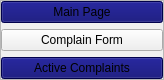
               <widget class="QWidget" name="page">
                <property name="geometry">
                 <rect>
                  <x>0</x>
                  <y>0</y>
                  <width>164</width>
                  <height>69</height>
                 </rect>
                </property>
                <attribute name="icon">
                 <iconset resource="icons.qrc">
                  <normaloff>:/icons/icons/chevron-down.svg</normaloff>:/icons/icons/chevron-down.svg</iconset>
                </attribute>
                <attribute name="label">
                 <string>Menu</string>
                </attribute>
                <layout class="QHBoxLayout" name="horizontalLayout_11">
                 <property name="spacing">
                  <number>0</number>
                 </property>
                 <property name="leftMargin">
                  <number>0</number>
                 </property>
                 <property name="topMargin">
                  <number>0</number>
                 </property>
                 <property name="rightMargin">
                  <number>0</number>
                 </property>
                 <property name="bottomMargin">
                  <number>0</number>
                 </property>
                 <item alignment="Qt::AlignTop">
                  <widget class="QFrame" name="frame_11">
                   <property name="frameShape">
                    <enum>QFrame::StyledPanel</enum>
                   </property>
                   <property name="frameShadow">
                    <enum>QFrame::Raised</enum>
                   </property>
                   <layout class="QVBoxLayout" name="verticalLayout_6">
                    <property name="leftMargin">
                     <number>0</number>
                    </property>
                    <property name="topMargin">
                     <number>0</number>
                    </property>
                    <property name="rightMargin">
                     <number>0</number>
                    </property>
                    <property name="bottomMargin">
                     <number>0</number>
                    </property>
                    <item>
                     <widget class="QPushButton" name="pushButton_10">
                      <property name="styleSheet">
                       <string notr="true">background-color: rgb(0, 0, 106);</string>
                      </property>
                      <property name="text">
                       <string>Main Page</string>
                      </property>
                      <property name="icon">
                       <iconset resource="icons.qrc">
                        <normaloff>:/icons/icons/home.svg</normaloff>:/icons/icons/home.svg</iconset>
                      </property>
                     </widget>
                    </item>
                    <item>
                     <widget class="QPushButton" name="pushButton_11">
                      <property name="text">
                       <string>Complain Form</string>
                      </property>
                      <property name="icon">
                       <iconset resource="icons.qrc">
                        <normaloff>:/icons/icons/alert-triangle.svg</normaloff>:/icons/icons/alert-triangle.svg</iconset>
                      </property>
                     </widget>
                    </item>
                    <item>
                     <widget class="QPushButton" name="pushButton_16">
                      <property name="styleSheet">
                       <string notr="true">background-color: rgb(0, 0, 106);</string>
                      </property>
                      <property name="text">
                       <string>Active Complaints</string>
                      </property>
                      <property name="icon">
                       <iconset resource="icons.qrc">
                        <normaloff>:/icons/icons/alert-octagon.svg</normaloff>:/icons/icons/alert-octagon.svg</iconset>
                      </property>
                     </widget>
                    </item>
                   </layout>
                  </widget>
                 </item>
                </layout>
               </widget>
